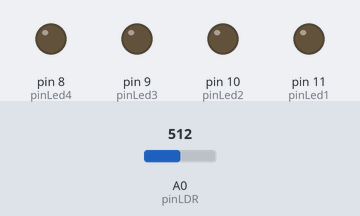
A sketch run on a simulated Arduino Uno, built with avr-gcc and run on an emulated ATmega328P. Shown: output pins drawn as LEDs (lit = HIGH). The inputs (shaded band) are chosen by the test bench; at power-on: A0 (pinLDR) = 512.

Above: at 1.2 s.
1.3 s: A0 (pinLDR) set to 230
2.8 s: A0 (pinLDR) set to 207
At 3.7 s:
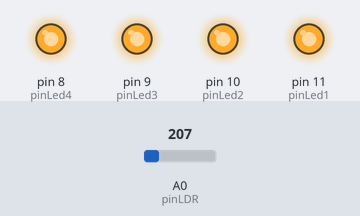
4.3 s: A0 (pinLDR) set to 233
At 4.8 s:
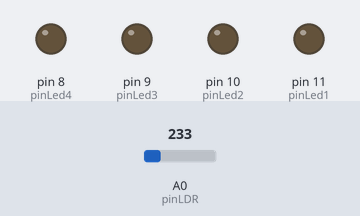
5.8 s: A0 (pinLDR) set to 213
At 7.1 s:
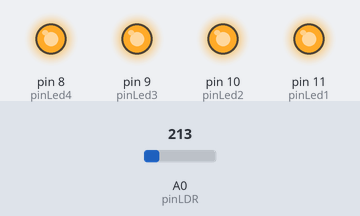
Timing chart, 0 to 8.3 s (numbered marks = the images above; inputs shaded):
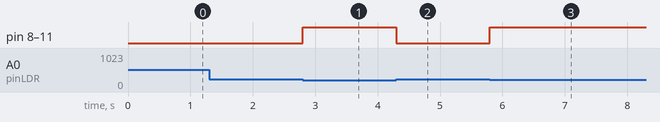

The sketch:

ensender_leds_con_LDR.ino
```cpp
//Aquí almacenamos los datos recogidos del LDR:
int valorLDR = 0;

//Decimos que pines vamos a utilizar para LED

int pinLed1 = 11;
int pinLed2 = 10;
int pinLed3 = 9;
int pinLed4 = 8;

//Y que pin para la LDR
int pinLDR = 0;

void setup()
{
  //Establecemos como salida los pines para LED

  pinMode(pinLed1, OUTPUT);
  pinMode(pinLed2, OUTPUT);
  pinMode(pinLed3, OUTPUT);
  pinMode(pinLed4, OUTPUT);

  //Le decimos que vamos a usar una referencia externa
  analogReference(EXTERNAL);

}

void loop()
{
  //Guardamos el valor leido en una variable
  valorLDR = analogRead(pinLDR);

  //Y comenzamos las comparaciones:
  if(valorLDR >= 423)
  {

    digitalWrite(pinLed1, LOW);
    digitalWrite(pinLed2, LOW);
    digitalWrite(pinLed3, LOW);
    digitalWrite(pinLed4, LOW);
  }
  else  if((valorLDR >= 223) & (valorLDR < 423)) //este nos indica la funcion que ara el programa
  {

    digitalWrite(pinLed1, LOW);
    digitalWrite(pinLed2, LOW);
    digitalWrite(pinLed3, LOW);
    digitalWrite(pinLed4, LOW);
  }
  else  if((valorLDR >= 223) & (valorLDR < 423))
  {

    digitalWrite(pinLed1, HIGH);
    digitalWrite(pinLed2, LOW);
    digitalWrite(pinLed3, LOW);
    digitalWrite(pinLed4, LOW);
  }
  else  if((valorLDR >= 223) & (valorLDR < 423))
  {

    digitalWrite(pinLed1, HIGH);
    digitalWrite(pinLed2, HIGH);
    digitalWrite(pinLed3, LOW);
    digitalWrite(pinLed4, LOW);
  }
  else  if((valorLDR >= 223) & (valorLDR < 423))
  {

    digitalWrite(pinLed1, HIGH);
    digitalWrite(pinLed2, HIGH);
    digitalWrite(pinLed3, HIGH);
    digitalWrite(pinLed4, LOW);
  }
  else
  {

    digitalWrite(pinLed1, HIGH);
    digitalWrite(pinLed2, HIGH);
    digitalWrite(pinLed3, HIGH);
    digitalWrite(pinLed4, HIGH);
  }

}
```

Measured:
- the behaviour switches between 223 and 222 on A0 (pinLDR) (found by bisection; images 0 and 1)
- after the input at 1.3 s, every drawn part: stays the same
- after the input at 2.8 s, pin 8 (pinLed4), pin 9 (pinLed3), pin 10 (pinLed2), pin 11 (pinLed1): LOW → HIGH at once
- after the input at 4.3 s, pin 8 (pinLed4), pin 9 (pinLed3), pin 10 (pinLed2), pin 11 (pinLed1): HIGH → LOW at once
- after the input at 5.8 s, pin 8 (pinLed4), pin 9 (pinLed3), pin 10 (pinLed2), pin 11 (pinLed1): LOW → HIGH at once
